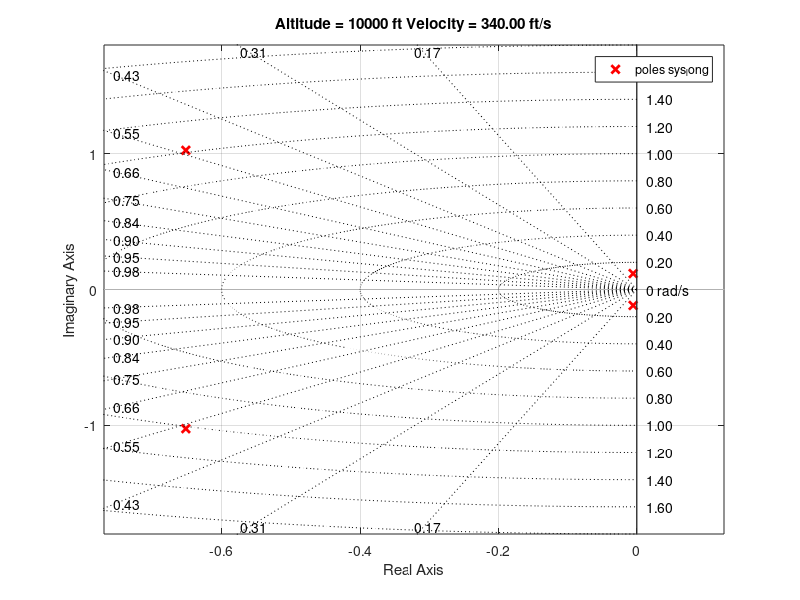

This figure's MATLAB source: (Note: this script raises an error after producing the figure.)
%control5_1

%State-space model
A=[-0.0243261995104248,-8.58890563787065,-32.1699999992382,-2.50121964477236;-0.000544714905096391,-0.510791146488329,3.34868149905484e-13,0.927063537778952;0,0,0,1.00000000000000;1.26163057090700e-18,-1.16268944316632,0,-0.779147979197433];
B=[0.00393687238578542;-0.00108619425626488;0;-0.0620467050765111];
C=eye(4);
D=zeros(4,1);
sys_long = ss(A,B,C,D);

%Flight condition
V=340; %ft/s
V_meters=V/3.28;
g=9.81;

% [Q1]
%% Longitudinal Eigenmotion analysis
[Vs,DDs]=eig(A)

% FOR YOUR OWN VISUALIZATION ONLY, uncomment when needed
figure
pzmap(sys_long, 'r');
title_string = sprintf('Altitude = 10000 ft Velocity = %.2f ft/s', V);
title(title_string);
sgrid;

% [Q2]
% Select short period eigenvalue, compute natural frequency, damping ratio
% and the period of oscillations
lambda= -0.6518 - 1.0247i;
re = real(lambda);
img = imag(lambda);
omega_n=sqrt(re^2+img^2);
zeta=-re/omega_n;
P=2*pi/img;

% [Q3]
% DEMO Check CAP criteria
CAP_org=calcCAP( V_meters, g, omega_n, sys_long );

% DEMO: FOR YOUR OWN VISUALIZATION ONLY
figure
xlim([0.1 10])
ylim([0.1 10])
fill([0.12 0.12 10 10],[0.1 10 10 0.1],'y');hold on
fill([0.2 0.2 2 2],[0.16 10 10 0.16],'c');
fill([0.35 0.35 1.2 1.2],[0.28 3.6 3.6 0.28],'g');
plot(zeta,CAP_org,'rd','Linewidth', 2)
legend('Level 3','Level 2','Level 1','Original Design Point')
set(gca, 'YScale', 'log')
set(gca, 'XScale', 'log')
title('Control Anticipation Parameter requirements (Flight Phase Category A)')
xlabel('Short period damping ratio \zeta_{sp}')
ylabel('CAP [1/(gsec^2)]')
